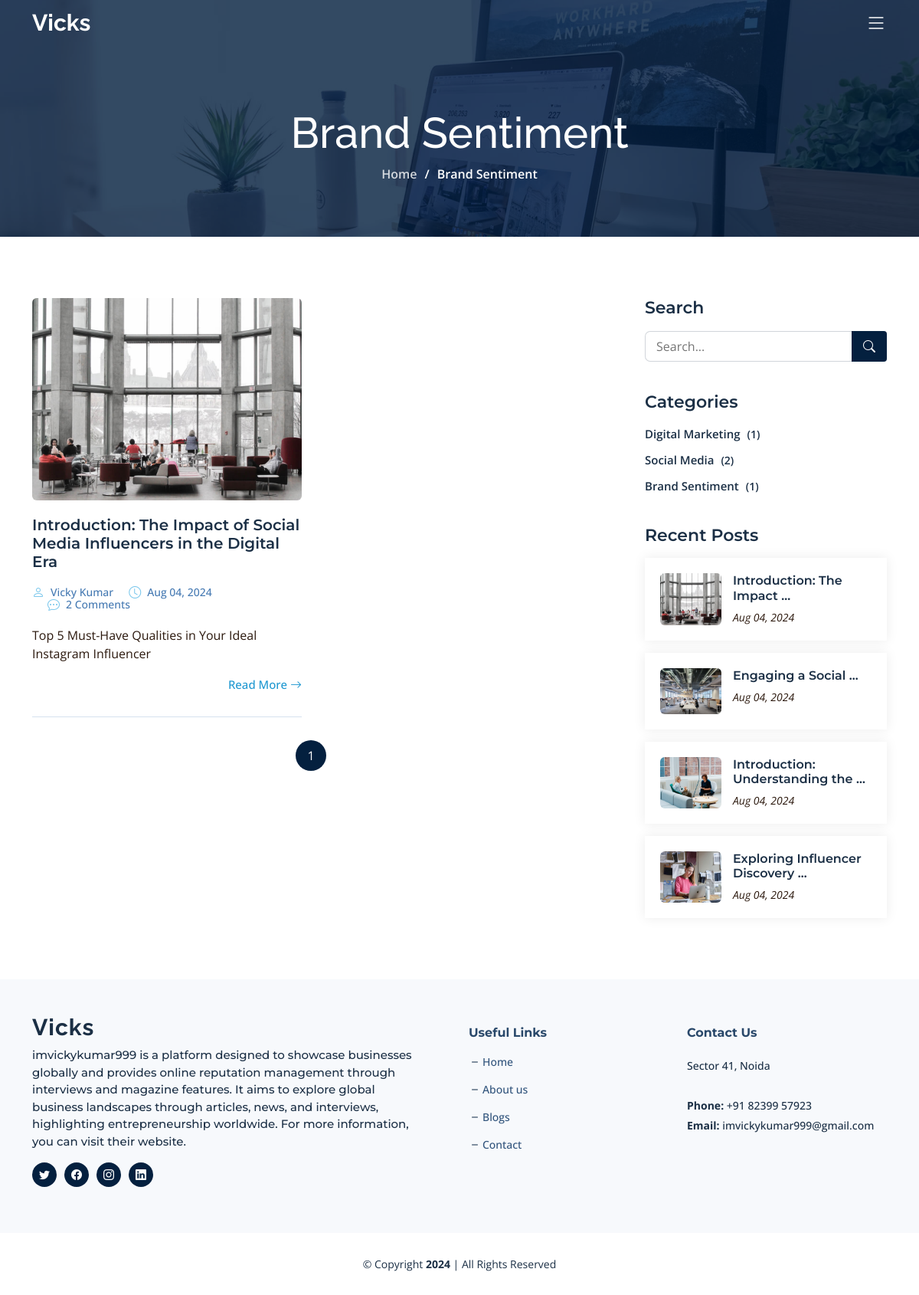
Screenshot of /category/Brand Sentiment/ with the database file from the repository.
### blog/models.py (models this page shows, shortened)
class BlogCategory(models.Model):
    category_name = models.CharField(max_length=255)
    def __str__(self):
        return self.category_name
    def article_count(self):
        return self.article_set.count()

class Article(models.Model):
    meta_title = models.CharField(max_length=255)
    meta_description = models.TextField()
    meta_keywords = models.TextField()
    article_slug = models.SlugField(unique=True, max_length=255)
    author_name = models.CharField(max_length=255)
    article_title_h1 = models.CharField(max_length=255)
    category_name = models.ForeignKey('BlogCategory', on_delete=models.CASCADE)
    article_short_description = models.CharField(max_length=200)
    article_date = models.DateTimeField(default=timezone.now, blank=True, null=True)
    thoughts = models.TextField()
    description = RichTextField()
    image = models.ImageField(upload_to='article_images/')

class Footer(models.Model):
    call = models.CharField(max_length=255, default="")
    base_content = models.TextField(default="")
    location = models.CharField(max_length=255, default="")
    email = models.EmailField(max_length=255, default="")
    twitter_url = models.URLField(max_length=255, default="")
    facebook_url = models.URLField(max_length=255, default="")
    instagram_url = models.URLField(max_length=255, default="")
    linkedin_url = models.URLField(max_length=255, default="")

### blog/views.py (the view)
# urls.py: path('category/<str:category>/', blog_views.category, name='category'),
def category(request, category):
    try:
        category = get_object_or_404(BlogCategory, category_name=category)
    except:
        return redirect('https://imvickykumar999.pythonanywhere.com/')
    recent_posts = Article.objects.all().order_by('-article_date')[:10]
    categories = BlogCategory.objects.all()
    footer = Footer.objects.first()
    query = request.GET.get('q', '')
    articles = Article.objects.filter(category_name=category)
    if query:
        articles = articles.filter(article_title_h1__icontains=query)
    page = request.GET.get('page', 1)
    paginator = Paginator(articles, 2)
    try:
        articles = paginator.page(page)
    except PageNotAnInteger:
        articles = paginator.page(1)
    except EmptyPage:
        articles = paginator.page(paginator.num_pages)
    try:
        seo_meta = SEOmeta.objects.get(page_name='category')
    except SEOmeta.DoesNotExist:
        seo_meta = None
    return render(request, 'category.html', {
        'articles': articles,
        'categories': categories,
        'category' : category,
        'recent_posts': recent_posts,
        'seo_meta': seo_meta,
        'footer': footer,
        'query': query,
    })

### blog/templates/category.html (shortened to what this page needs)
{% extends "base.html" %}
{% load static %}
{% block content %}
<div class="breadcrumbs d-flex align-items-center" style="background-image: url('{% static 'assets/img/blog-header.jpg' %}');">
  <div class="container position-relative d-flex flex-column align-items-center">
    <h2>{{category}}</h2>
    <ol>
      <li><a href="/">Home</a></li>
      <li>{{category}}</li>
    </ol>
  </div>
</div>
<section id="blog" class="blog">
  <div class="container" data-aos="fade-up">
    <div class="row g-5">
      <div class="col-lg-8" data-aos="fade-up" data-aos-delay="200">
        <div class="row gy-5 posts-list">
          {% for article in articles %}
          <div class="col-lg-6">
            <article class="d-flex flex-column">
              <div class="post-img">
                <img src="{{ article.image.url }}" alt="{{ article.article_title_h1 }}" class="img-fluid rounded">
              </div>
              <h2 class="title">
                <a href="{% url 'article_detail' article.article_slug %}">{{ article.article_title_h1 }}</a>
              </h2>
              <div class="meta-top">
                <ul>
                  <li class="d-flex align-items-center"><i class="bi bi-person"></i> <a href="{% url 'article_detail' article.article_slug %}">{{ article.author_name }}</a></li>
                  <li class="d-flex align-items-center"><i class="bi bi-clock"></i> <a href="{% url 'article_detail' article.article_slug %}"><time datetime="{{ article.article_date }}">{{ article.article_date|date:"M d, Y" }}</time></a></li>
                  <li class="d-flex align-items-center"><i class="bi bi-chat-dots"></i> <a href="{% url 'article_detail' article.article_slug %}">{{ article.comments.count }} Comments</a></li>
                </ul>
              </div>
              <div class="content">
                <p>
                  {{ article.article_short_description }}
                </p>
              </div>
              <div class="read-more mt-auto align-self-end">
                <a href="{% url 'article_detail' article.article_slug %}">Read More <i class="bi bi-arrow-right"></i></a>
              </div>
            </article>
          </div>
          {% endfor %}
        </div>
        <div class="blog-pagination">
          <ul class="justify-content-center">
            {% for num in articles.paginator.page_range %}
              {% if articles.number == num %}
                <li class="active"><a href="#">{{ num }}</a></li>
              {% elif num > articles.number|add:'-3' and num < articles.number|add:'3' %}
                <li><a href="?q={{ query }}&page={{ num }}">{{ num }}</a></li>
              {% endif %}
            {% endfor %}
          </ul>
        </div>
      </div>
      <div class="col-lg-4" data-aos="fade-up" data-aos-delay="400">
        <div class="sidebar ps-lg-4">
          <div class="sidebar-item search-form">
            <h3 class="sidebar-title">Search</h3>
            <form action="" class="mt-3" method="GET">
              <input type="text" name="q" value="{{ query }}" placeholder="Search...">
              <button type="submit"><i class="bi bi-search"></i></button>
            </form>
          </div>
          <div class="sidebar-item categories">
              <h3 class="sidebar-title">Categories</h3>
              <ul class="mt-3">
                  {% for category in categories %}
                      {% if category.article_count %}
                        <li><a href="/category/{{ category.category_name }}/">{{ category.category_name }} <span>({{ category.article_count }})</span></a></li>
                      {% endif %}
                  {% endfor %}
              </ul>
          </div>
          <div class="sidebar-item recent-posts">
            <h3 class="sidebar-title">Recent Posts</h3>
            <div class="mt-3">
              {% for recent_article in recent_posts %}
              <div class="post-item mt-3">
                <img src="{{ recent_article.image.url }}" alt="{{ recent_article.article_title_h1 }}" class="flex-shrink-0">
                <div>
                  <h4><a href="{% url 'article_detail' recent_article.article_slug %}">{{ recent_article.article_title_h1|truncatewords:3 }}</a></h4>
                  <time datetime="{{ recent_article.article_date }}">{{ recent_article.article_date|date:"M d, Y" }}</time></a></time>
                </div>
              </div>
              {% endfor %}
            </div>
          </div>
        </div>
      </div>
    </div>
  </div>
</section>
{% endblock %}

### blog/templates/base.html (shortened to what this page needs)
{% load static %}
<!DOCTYPE html>
<html lang="en">
<head>
  <link href="{% static 'assets/vendor/bootstrap/css/bootstrap.min.css' %}" rel="stylesheet">
  <link href="{% static 'assets/vendor/bootstrap-icons/bootstrap-icons.css' %}" rel="stylesheet">
  <link href="{% static 'assets/vendor/aos/aos.css' %}" rel="stylesheet">
  <link href="{% static 'assets/vendor/glightbox/css/glightbox.min.css' %}" rel="stylesheet">
  <link href="{% static 'assets/vendor/swiper/swiper-bundle.min.css' %}" rel="stylesheet">
  <link href="{% static 'assets/vendor/remixicon/remixicon.css' %}" rel="stylesheet">
  <link href="{% static 'assets/css/main.css' %}" rel="stylesheet">
  <link rel="stylesheet" href="https://cdnjs.cloudflare.com/ajax/libs/font-awesome/5.15.3/css/all.min.css">
</head>
<body>
  <header id="header" class="header d-flex align-items-center fixed-top">
    <div class="container-fluid container-xl d-flex align-items-center justify-content-between">
      <a href="/" class="logo d-flex align-items-center">
        <h1 class="d-flex align-items-center">Vicks</h1>
      </a>
      <i class="mobile-nav-toggle mobile-nav-show bi bi-list"></i>
    </div>
  </header>
  <main id="main">
    {% block content %}{% endblock %}
  </main>
  <footer id="footer" class="footer">
    <div class="footer-content">
      <div class="container">
        <div class="row gy-4">
          <div class="col-lg-6 col-md-12 footer-info pe-5">
            <a href="/" class="logo d-flex align-items-center">
              <span>Vicks</span>
            </a>
            <p>{{footer.base_content}}</p>
            <div class="social-links d-flex mt-3">
              <a href="{{ footer.twitter_url }}" class="twitter" target="_blank"><i class="bi bi-twitter"></i></a>
              <a href="{{ footer.facebook_url }}" class="facebook" target="_blank"><i class="bi bi-facebook"></i></a>
              <a href="{{ footer.instagram_url }}" class="instagram" target="_blank"><i class="bi bi-instagram"></i></a>
              <a href="{{ footer.linkedin_url }}" class="linkedin" target="_blank"><i class="bi bi-linkedin"></i></a>
            </div>
          </div>
          <div class="col-lg-3 col-6 footer-links">
            <h4>Useful Links</h4>
            <ul>
              <li><i class="bi bi-dash"></i> <a href="/">Home</a></li>
              <li><i class="bi bi-dash"></i> <a href="/about/">About us</a></li>
              <li><i class="bi bi-dash"></i> <a href="/blogs/">Blogs</a></li>
              <li><i class="bi bi-dash"></i> <a href="/contact/">Contact</a></li>
            </ul>
          </div>
          <div class="col-lg-3 col-md-12 footer-contact text-center text-md-start">
            <h4>Contact Us</h4>
            <p> {{footer.location}} <br><br>
              <strong>Phone:</strong> {{footer.call}} <br>
              <strong>Email:</strong> {{footer.email}} <br>
            </p>
          </div>
        </div>
      </div>
    </div>
    <div class="footer-legal">
      <div class="container">
        <div class="copyright">
          &copy; Copyright <strong><span id="current-year"></span></strong> | All Rights Reserved
        </div>
      </div>
    </div>
  </footer>
</body>
</html>

### rows the page displays
BlogCategory: category_name "Brand Sentiment", article_count "1"
Article: image (picture), article_title_h1 "Introduction: The Impact of Social Media Influencers in the Digital Era", author_name "Vicky Kumar", article_date "Aug 04, 2024", comments.count "2", article_short_description "Top 5 Must-Have Qualities in Your Ideal Instagram Influencer", article_title_h1 "Introduction: The Impact …"
BlogCategory: category_name "Digital Marketing", article_count "1"
BlogCategory: category_name "Social Media", article_count "2"
Article: image (picture), article_title_h1 "Engaging a Social …", article_date "Aug 04, 2024"
Article: image (picture), article_title_h1 "Introduction: Understanding the …", article_date "Aug 04, 2024"
Article: image (picture), article_title_h1 "Exploring Influencer Discovery …", article_date "Aug 04, 2024"
Footer: base_content "imvickykumar999 is a platform designed to showcase businesses globally and provides online reputation management through interviews and magazine features. It aims to explore global business landscapes through articles, news, and interviews, highlighting entrepreneurship worldwide. For more information, you can visit their website.", location "Sector 41, Noida", call "+91 82399 57923", email "imvickykumar999@gmail.com"

### other values shown
{{ num }} "1"
